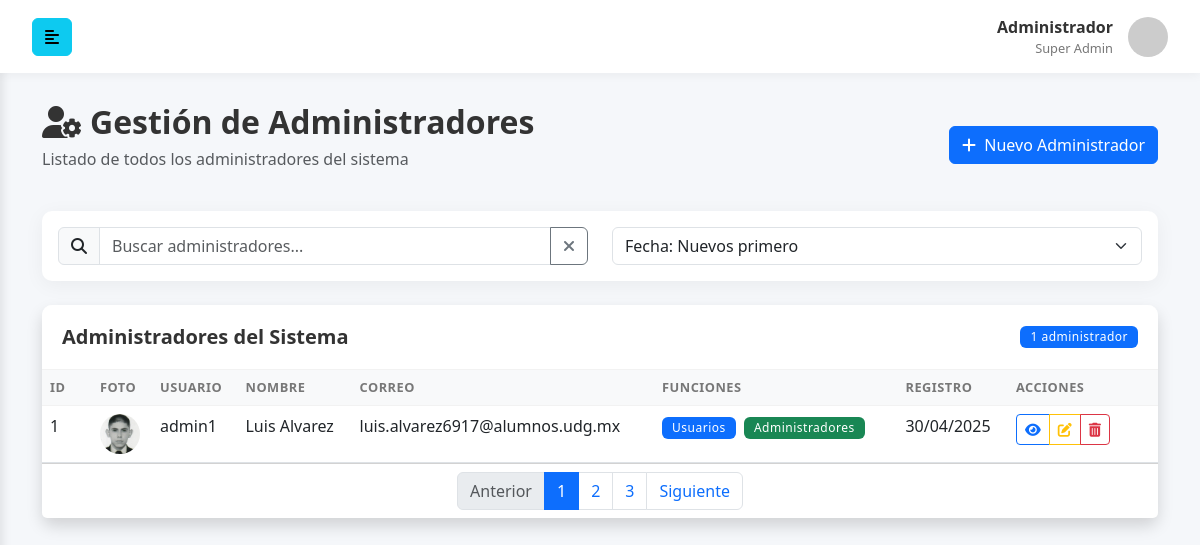
Page /admin/administradores.php on the committed database.
### tables this page shows
CREATE TABLE `usuarios` (
  `id_usuario` int(11) NOT NULL,
  `username` varchar(30) NOT NULL,
  `nombre_completo` varchar(65) NOT NULL,
  `contraseña` varchar(32) NOT NULL,
  `correo` varchar(50) NOT NULL,
  `telefono` bigint(20) NOT NULL,
  `municipio` int(11) NOT NULL,
  `direccion` varchar(150) NOT NULL,
  `img_perfil` varchar(250) NOT NULL,
  `fec_registro` timestamp NOT NULL DEFAULT current_timestamp(),
  `tipo_usuario` int(11) NOT NULL
);

### admin/administradores.php (the view, shortened to what this page needs)
<?php
$conexion = obtenerConexion();
$sql = "SELECT id_usuario, username, nombre_completo, correo, telefono, fec_registro, img_perfil FROM usuarios
where tipo_usuario=2";
$result = $conexion->query($sql);
?>
<!DOCTYPE html>
<html lang="es">
<head>
    <link href="https://cdn.jsdelivr.net/npm/bootstrap@5.3.0/dist/css/bootstrap.min.css" rel="stylesheet">
    <link rel="stylesheet" href="https://cdnjs.cloudflare.com/ajax/libs/font-awesome/6.4.0/css/all.min.css">
    <link rel="stylesheet" href="../css/admin.css">
    <link rel="stylesheet" href="../css/notificaciones.css">
</head>
<body>
    <div class="wrapper">
        <nav id="sidebar" class="active">
            <div class="sidebar-header">
                <h3>Administrador<span>Pro</span></h3>
            </div>
        </nav>
        <div id="content">
            <nav class="navbar navbar-expand-lg navbar-light bg-light">
                <div class="container-fluid">
                    <button type="button" id="sidebarCollapse" class="btn btn-info">
                        <i class="fas fa-align-left"></i>
                    </button>
                    <div class="user-profile ml-auto">
                        <div class="user-info">
                            <span class="user-name">Administrador</span>
                            <span class="user-role">Super Admin</span>
                        </div>
                        <img src="https://via.placeholder.com/40" alt="User" class="user-avatar rounded-circle">
                    </div>
                </div>
            </nav>
            <div id="notification-container" class="position-fixed top-0 end-0 p-3" style="z-index: 9999">
            </div>
            <div class="main-content">
                <div class="container-fluid">
                    <div class="page-header mb-4">
                        <div class="row align-items-center">
                            <div class="col-md-6">
                                <h2><i class="fas fa-user-cog me-2"></i>Gestión de Administradores</h2>
                                <p class="text-muted">Listado de todos los administradores del sistema</p>
                            </div>
                            <div class="col-md-6 text-end">
                                <button class="btn btn-primary" data-bs-toggle="modal" data-bs-target="#nuevoAdminModal">
                                    <i class="fas fa-plus me-1"></i> Nuevo Administrador
                                </button>
                            </div>
                        </div>
                    </div>
                    <div class="card mb-4">
                        <div class="card-body">
                            <div class="row">
                                <div class="col-md-6">
                                    <div class="input-group">
                                        <span class="input-group-text"><i class="fas fa-search"></i></span>
                                        <input type="text" id="buscarAdmin" class="form-control" placeholder="Buscar administradores...">
                                        <button class="btn btn-outline-secondary" type="button" id="btnLimpiarBusqueda">
                                            <i class="fas fa-times"></i>
                                        </button>
                                    </div>
                                </div>
                                <div class="col-md-6">
                                    <select class="form-select" id="ordenarAdmin">
                                        <option value="fecha_desc" selected>Fecha: Nuevos primero</option>
                                    </select>
                                </div>
                            </div>
                        </div>
                    </div>
                    <div class="card shadow">
                        <div class="card-header bg-white">
                            <div class="d-flex justify-content-between align-items-center">
                                <h5 class="mb-0">Administradores del Sistema</h5>
                                <span class="badge bg-primary" id="contadorAdmin">0 administradores</span>
                            </div>
                        </div>
                        <div class="card-body p-0">
                            <div class="table-responsive">
                                <table class="table table-hover mb-0">
                                    <thead class="table-light">
                                        <tr>
                                            <th width="50px">ID</th>
                                            <th width="60px">Foto</th>
                                            <th>Usuario</th>
                                            <th>Nombre</th>
                                            <th>Correo</th>
                                            <th>Funciones</th>
                                            <th>Registro</th>
                                            <th width="150px">Acciones</th>
                                        </tr>
                                    </thead>
                                    <tbody id="tablaAdministradores">
                                        <?php while ($fila = $result->fetch_assoc()):
                                            $id_usuario = $fila['id_usuario'];
                                            $username = $fila['username'];
                                            $nombre_completo = $fila['nombre_completo'];
                                            $email = $fila['correo'];
                                            $fecha_registro = date('d/m/Y', strtotime($fila['fec_registro']));
                                            $ruta_foto = !empty($fila['img_perfil']) ? $fila['img_perfil'] : '../img/';
                                        ?>
                                            <tr data-id="<?= $id_usuario ?>" data-funciones="usuarios,mascotas">
                                                <td><?= $id_usuario ?></td>
                                                <td>
                                                    <img src="<?= $ruta_foto ?>" alt="Foto perfil" class="rounded-circle" width="40" height="40" onerror="this.src=''">
                                                </td>
                                                <td><?= htmlspecialchars($username) ?></td>
                                                <td><?= htmlspecialchars($nombre_completo) ?></td>
                                                <td><?= htmlspecialchars($email) ?></td>
                                                <td>
                                                    <span class="badge bg-primary me-1">Usuarios</span>
                                                    <span class="badge bg-success me-1">Administradores</span>
                                                </td>
                                                <td><?= $fecha_registro ?></td>
                                                <td>
                                                    <div class="btn-group btn-group-sm" role="group">
                                                        <a href="verAdmin.php?id=<?= $id_usuario ?>" class="btn btn-outline-primary" title="Ver perfil">
                                                            <i class="fas fa-eye"></i>
                                                        </a>
                                                        <a href="editarPerfilAdmin.php?id=<?= $id_usuario ?>" class="btn btn-outline-warning" title="Editar">
                                                            <i class="fas fa-edit"></i>
                                                        </a>
                                                        <button class="btn btn-outline-danger btn-eliminar-admin" title="Eliminar"
                                                            data-id="<?= $id_usuario ?>">
                                                            <i class="fas fa-trash-alt"></i>
                                                        </button>
                                                    </div>
                                                </td>
                                            </tr>
                                        <?php endwhile; ?>
                                    </tbody>
                                </table>
                            </div>
                        </div>
                        <div class="card-footer bg-white">
                            <nav aria-label="Paginación">
                                <ul class="pagination justify-content-center mb-0">
                                    <li class="page-item disabled">
                                        <a class="page-link" href="#" tabindex="-1">Anterior</a>
                                    </li>
                                    <li class="page-item active"><a class="page-link" href="#">1</a></li>
                                    <li class="page-item"><a class="page-link" href="#">2</a></li>
                                    <li class="page-item"><a class="page-link" href="#">3</a></li>
                                    <li class="page-item">
                                        <a class="page-link" href="#">Siguiente</a>
                                    </li>
                                </ul>
                            </nav>
                        </div>
                    </div>
                </div>
            </div>
        </div>
    </div>
</body>
</html>

### css/admin.css (style rules this page uses)
:root { --primary-blue: #3498db; --dark-blue: #2980b9; --light-blue: #5dade2; --pale-blue: #d4e6f1; --sidebar-bg: #2c3e50; --sidebar-text: #ecf0f1; --sidebar-hover: #34495e; --sidebar-active: #3498db; --content-bg: #f5f7fa; --card-shadow: 0 4px 20px 0 rgba(0, 0, 0, 0.05); }
body { font-family: 'Segoe UI', Tahoma, Geneva, Verdana, sans-serif; background-color: var(--content-bg); color: #333; overflow-x: hidden; }
.wrapper { display: flex; width: 100%; align-items: stretch; }
#sidebar { min-width: 250px; max-width: 250px; background: var(--sidebar-bg); color: var(--sidebar-text); transition: all 0.3s; min-height: 100vh; box-shadow: 2px 0 10px rgba(0, 0, 0, 0.1); }
#sidebar.active { margin-left: -250px; }
#sidebar .sidebar-header { padding: 20px; background: var(--sidebar-bg); border-bottom: 1px solid rgba(255, 255, 255, 0.1); }
#sidebar .sidebar-header h3 { color: #fff; font-weight: 600; margin-bottom: 0; }
#sidebar .sidebar-header h3 span { color: var(--sidebar-active); font-weight: 300; }
#content { width: 100%; min-height: 100vh; transition: all 0.3s; }
.navbar { padding: 15px 20px; background: #fff !important; box-shadow: 0 2px 10px rgba(0, 0, 0, 0.05); border: none; }
.user-profile { display: flex; align-items: center; }
.user-info { display: flex; flex-direction: column; margin-right: 15px; text-align: right; }
.user-name { font-weight: 600; color: #333; }
.user-role { font-size: 0.8em; color: #777; }
.user-avatar { width: 40px; height: 40px; object-fit: cover; }
.main-content { padding: 30px; }
.page-header { margin-bottom: 30px; }
.page-header h2 { font-weight: 600; color: #333; margin-bottom: 5px; }
.card { border: none; border-radius: 10px; box-shadow: var(--card-shadow); margin-bottom: 30px; }
.card-header { background: #fff; border-bottom: 1px solid rgba(0, 0, 0, 0.05); padding: 20px; border-radius: 10px 10px 0 0 !important; }
.card-header h5 { font-weight: 600; margin-bottom: 0; color: #333; }
.table { margin-bottom: 0; }
.table thead th { border-top: none; border-bottom: 1px solid rgba(0, 0, 0, 0.05); font-weight: 600; text-transform: uppercase; font-size: 0.8em; letter-spacing: 0.5px; color: #777; }
.table tbody tr { transition: all 0.2s; }
.badge { font-weight: 500; padding: 5px 10px; font-size: 0.75em; letter-spacing: 0.5px; }

### rows in the picture
usuarios: id_usuario "1", img_perfil (picture), username "admin1", nombre_completo "Luis Alvarez", correo "luis.alvarez6917@alumnos.udg.mx", fec_registro "30/04/2025"
